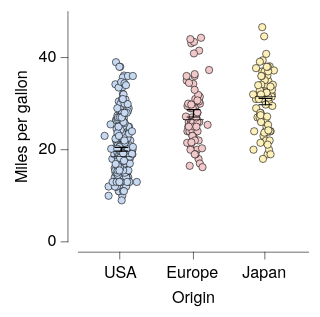

Write a Vega-Lite specification for this figure.
### Vega-Lite specification from a JSON file in a GitHub repository (floating-point values rounded to 4 significant figures; data arrays with more than 128 entries replaced by an {"elided": "..."} marker saying what was removed)
{"background": null, "config": {"arc": {"fill": "#DBDBDB", "fillOpacity": 1.0, "innerRadius": 25.0, "padAngle": 0.03, "stroke": "black", "strokeOpacity": 1, "strokeWidth": 0.25}, "area": {"fill": "#DBDBDB", "fillOpacity": 1.0, "stroke": "black", "strokeOpacity": 1, "strokeWidth": 0.25}, "axis": {"domain": true, "domainCap": "round", "domainColor": "black", "domainWidth": 0.25, "grid": false, "gridCap": "round", "gridColor": "#F1F1F1", "gridDash": [0, 0], "gridOpacity": 1.0, "gridWidth": 0.25, "labelColor": "black", "labelFont": "HelveticaNeue", "labelFontSize": 7, "labelFontStyle": "normal", "labelFontWeight": 400, "offset": 4.5, "ticks": true, "tickCap": "round", "tickColor": "black", "tickSize": 3, "tickWidth": 0.25, "titleColor": "black", "titleFont": "HelveticaNeue", "titleFontSize": 7, "titleFontStyle": "normal", "titleFontWeight": 400}, "axisX": {"domain": true, "labelAlign": "center", "labelAngle": 0, "labels": true, "ticks": true, "translate": 0}, "axisY": {"domain": true, "labelAlign": "right", "labelAngle": 0, "labels": true, "ticks": true, "translate": 0}, "axisRight": {"domain": true, "labelAlign": "left", "labelAngle": 0, "labels": true, "ticks": true, "translate": 0}, "axisTop": {"domain": true, "labelAlign": "center", "labelAngle": 0, "labels": true, "ticks": true, "translate": 0}, "bar": {"fill": "#DBDBDB", "fillOpacity": 1.0, "stroke": "black", "strokeOpacity": 1, "strokeWidth": 0.25}, "boxplot": {"size": 9.0, "ticks": {"cornerRadius": 0.25, "fill": "black", "size": 4.5, "thickness": 0.25}, "box": {"fillOpacity": 1.0, "stroke": "black", "strokeOpacity": 1, "strokeWidth": 0.25}, "median": {"fill": "black", "fillOpacity": 1.0, "size": 9.0, "thickness": 0.25}, "rule": {"fill": "black", "fillOpacity": 1.0, "size": 10.0, "stroke": "black", "strokeDash": [0, 0], "strokeOpacity": 1, "strokeWidth": 0.25}, "outliers": {"color": "black", "fill": "black", "fillOpacity": 1.0, "size": 0, "stroke": "black", "strokeOpacity": 1, "strokeWidth": 0.25}}, "circle": {"fill": "black", "fillOpacity": 1.0, "size": 0.5, "stroke": "black", "strokeOpacity": 1, "strokeWidth": 0.25}, "errorband": {"band": {"fillOpacity": 0.6, "stroke": null, "strokeWidth": 0.25, "strokeOpacity": 1}, "borders": {"opacity": 0, "strokeOpacity": 0.25, "strokeWidth": 1}}, "errorbar": {"opacity": 1, "rule": {"strokeDash": [0, 0], "strokeWidth": 0.5}, "ticks": {"color": "black", "cornerRadius": 0.25, "opacity": 1, "size": 6.0, "thickness": 0.5}, "thickness": 0.5}, "font": "HelveticaNeue", "geoshape": {"fill": "#DBDBDB", "fillOpacity": 1.0, "stroke": "black", "strokeOpacity": 1, "strokeWidth": 0.25}, "header": {"labelColor": "black", "labelFont": "HelveticaNeue", "labelFontSize": 7, "labelFontStyle": "normal", "labelFontWeight": 400, "titleColor": "black", "titleFont": "HelveticaNeue", "titleFontSize": 7, "titleFontStyle": "normal", "titleFontWeight": 400, "titlePadding": 0}, "legend": {"disable": false, "offset": 4.5, "gradientLength": 50.0, "gradientThickness": 5.0, "gradientOpacity": 1.0, "gradientStrokeColor": "black", "gradientStrokeWidth": 0.25, "labelColor": "black", "labelFont": "HelveticaNeue", "labelFontSize": 7, "labelFontStyle": "normal", "labelFontWeight": 400, "strokeColor": "black", "strokeWidth": 0, "symbolSize": 42, "symbolStrokeColor": "black", "symbolStrokeWidth": 0.25, "titleColor": "black", "titleFont": "HelveticaNeue", "titleFontSize": 7, "titleFontStyle": "normal", "titleFontWeight": 400}, "line": {"color": "black", "stroke": "black", "strokeCap": "round", "strokeDash": [0, 0], "strokeOpacity": 1, "strokeWidth": 0.375}, "point": {"filled": true, "fill": "#DBDBDB", "fillOpacity": 1.0, "size": 5.0, "stroke": "black", "strokeOpacity": 1, "strokeWidth": 0.25}, "range": {"category": ["#C6D9F1", "#F1C9CB", "#FEF0B9", "#CEE37A", "#7AA8E0", "#E589A3", "#FDDD5D", "#68B961", "#4177B1", "#C35082", "#E5C227", "#438156"], "diverging": {"scheme": ["#C35082", "#CE6D94", "#D989A7", "#E2A4BA", "#EABFCE", "#F1DBE2", "#F6F6F6", "#D7E0EB", "#B9CBE0", "#9BB6D5", "#7DA1C9", "#5F8CBD", "#4177B1"]}, "heatmap": {"scheme": ["#DFE9F7", "#C6D9F1", "#ADC8EC", "#94B8E6", "#7AA8E0", "#6097DA", "#4D87CA", "#4177B1", "#386898", "#2F597F", "#264A69", "#1D3A58"]}, "ordinal": {"scheme": ["#F1F1F1", "#DBDBDB", "#C6C6C6", "#B2B2B2", "#9D9D9D", "#898989", "#767676", "#636363", "#515151", "#404040", "#2F2F2F", "#1F1F1F"]}, "ramp": {"scheme": ["#DFE9F7", "#C6D9F1", "#ADC8EC", "#94B8E6", "#7AA8E0", "#6097DA", "#4D87CA", "#4177B1", "#386898", "#2F597F", "#264A69", "#1D3A58"]}}, "rule": {"color": "black", "stroke": "black", "strokeCap": "round", "strokeDash": [2, 2], "strokeOpacity": 1, "strokeWidth": 0.25}, "scale": {"bandPaddingInner": 0.1, "bandPaddingOuter": 0.1, "round": false}, "rect": {"fill": "#DBDBDB", "fillOpacity": 1.0, "stroke": "black", "strokeOpacity": 1, "strokeWidth": 0.25}, "square": {"fill": "#DBDBDB", "fillOpacity": 1.0, "size": 10.0, "stroke": "black", "strokeOpacity": 1, "strokeWidth": 0.25}, "text": {"color": "black", "font": "HelveticaNeue", "fontSize": 7, "fontStyle": "normal", "fontWeight": 400}, "title": {"anchor": "middle", "frame": "group", "color": "black", "font": "HelveticaNeue", "fontSize": 7, "fontStyle": "normal", "fontWeight": 400, "subtitleColor": "black", "subtitleFont": "HelveticaNeue", "subtitleFontSize": "HelveticaNeue", "subtitleFontStyle": "normal", "subtitleFontWeight": 400}, "view": {"continuousWidth": 100, "continuousHeight": 100, "discreteWidth": 100, "discreteHeight": 100, "fill": null, "stroke": null, "strokeWidth": 0.25}}, "layer": [{"data": {"name": "data-5a85ede2053d4aec77293cfb476ae07b"}, "mark": {"type": "circle", "opacity": 1.0, "size": 10.0}, "encoding": {"color": {"field": "Origin", "legend": null, "sort": ["USA", "Europe", "Japan"], "title": null, "type": "nominal"}, "x": {"axis": {}, "field": "Origin", "sort": ["USA", "Europe", "Japan"], "title": "Origin", "type": "nominal"}, "xOffset": {"field": "jitter_x", "scale": {"domain": [-7.33, 7.33], "range": [5.17, 19.83]}, "type": "quantitative"}, "y": {"field": "Miles_per_Gallon", "title": "Miles per gallon", "type": "quantitative"}}}, {"data": {"name": "data-f54b1fb31dc573b7638e45cb2b4c427f"}, "mark": {"type": "errorbar"}, "encoding": {"x": {"axis": {}, "field": "Origin", "sort": ["USA", "Europe", "Japan"], "title": "Origin", "type": "nominal"}, "y": {"field": "__mean", "title": "Miles per gallon", "type": "quantitative"}, "yError": {"field": "__error"}}}, {"data": {"name": "data-5a85ede2053d4aec77293cfb476ae07b"}, "mark": {"type": "boxplot", "box": {"fillOpacity": 0, "strokeOpacity": 0}, "outliers": {"opacity": 0}, "rule": {"strokeOpacity": 0}, "ticks": false}, "encoding": {"x": {"axis": {}, "field": "Origin", "sort": ["USA", "Europe", "Japan"], "title": "Origin", "type": "nominal"}, "y": {"field": "Miles_per_Gallon", "title": "Miles per gallon", "type": "quantitative"}}}], "$schema": "https://vega.github.io/schema/vega-lite/v6.4.1.json", "datasets": {"data-5a85ede2053d4aec77293cfb476ae07b": {"elided": "398 records"}, "data-f54b1fb31dc573b7638e45cb2b4c427f": [{"Origin": "Japan", "__mean": 30.45, "__error": 0.6852, "__dysonsphere__": 1}, {"Origin": "USA", "__mean": 20.08, "__error": 0.4058, "__dysonsphere__": 1}, {"Origin": "Europe", "__mean": 27.89, "__error": 0.8037, "__dysonsphere__": 1}]}}
